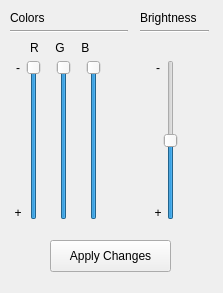
<?xml version="1.0" encoding="UTF-8"?>
<ui version="4.0">
 <class>SecundaryWindow</class>
 <widget class="QWidget" name="SecundaryWindow">
  <property name="windowModality">
   <enum>Qt::NonModal</enum>
  </property>
  <property name="geometry">
   <rect>
    <x>0</x>
    <y>0</y>
    <width>223</width>
    <height>293</height>
   </rect>
  </property>
  <property name="windowTitle">
   <string>Effects</string>
  </property>
  <widget class="QSlider" name="rSlider">
   <property name="geometry">
    <rect>
     <x>23</x>
     <y>60</y>
     <width>22</width>
     <height>160</height>
    </rect>
   </property>
   <property name="maximum">
    <number>255</number>
   </property>
   <property name="pageStep">
    <number>1</number>
   </property>
   <property name="value">
    <number>255</number>
   </property>
   <property name="orientation">
    <enum>Qt::Vertical</enum>
   </property>
  </widget>
  <widget class="QSlider" name="gSlider">
   <property name="geometry">
    <rect>
     <x>53</x>
     <y>60</y>
     <width>22</width>
     <height>160</height>
    </rect>
   </property>
   <property name="maximum">
    <number>255</number>
   </property>
   <property name="pageStep">
    <number>1</number>
   </property>
   <property name="value">
    <number>255</number>
   </property>
   <property name="orientation">
    <enum>Qt::Vertical</enum>
   </property>
  </widget>
  <widget class="QSlider" name="bSlider">
   <property name="geometry">
    <rect>
     <x>83</x>
     <y>60</y>
     <width>22</width>
     <height>160</height>
    </rect>
   </property>
   <property name="maximum">
    <number>255</number>
   </property>
   <property name="pageStep">
    <number>1</number>
   </property>
   <property name="value">
    <number>255</number>
   </property>
   <property name="orientation">
    <enum>Qt::Vertical</enum>
   </property>
  </widget>
  <widget class="QLabel" name="RGBlabel">
   <property name="geometry">
    <rect>
     <x>30</x>
     <y>40</y>
     <width>81</width>
     <height>16</height>
    </rect>
   </property>
   <property name="text">
    <string>R     G     B</string>
   </property>
  </widget>
  <widget class="QPushButton" name="applyChanges">
   <property name="geometry">
    <rect>
     <x>50</x>
     <y>240</y>
     <width>121</width>
     <height>32</height>
    </rect>
   </property>
   <property name="text">
    <string>Apply Changes</string>
   </property>
  </widget>
  <widget class="QLabel" name="labelLess">
   <property name="geometry">
    <rect>
     <x>10</x>
     <y>60</y>
     <width>16</width>
     <height>16</height>
    </rect>
   </property>
   <property name="text">
    <string>-</string>
   </property>
   <property name="alignment">
    <set>Qt::AlignCenter</set>
   </property>
  </widget>
  <widget class="QLabel" name="labelMore">
   <property name="geometry">
    <rect>
     <x>10</x>
     <y>205</y>
     <width>16</width>
     <height>16</height>
    </rect>
   </property>
   <property name="text">
    <string>+</string>
   </property>
   <property name="alignment">
    <set>Qt::AlignCenter</set>
   </property>
  </widget>
  <widget class="QLabel" name="labelColors">
   <property name="geometry">
    <rect>
     <x>10</x>
     <y>10</y>
     <width>62</width>
     <height>16</height>
    </rect>
   </property>
   <property name="text">
    <string>Colors</string>
   </property>
  </widget>
  <widget class="Line" name="line">
   <property name="geometry">
    <rect>
     <x>10</x>
     <y>30</y>
     <width>118</width>
     <height>3</height>
    </rect>
   </property>
   <property name="orientation">
    <enum>Qt::Horizontal</enum>
   </property>
  </widget>
  <widget class="QSlider" name="brightnessSlider">
   <property name="geometry">
    <rect>
     <x>160</x>
     <y>60</y>
     <width>22</width>
     <height>160</height>
    </rect>
   </property>
   <property name="maximum">
    <number>255</number>
   </property>
   <property name="pageStep">
    <number>1</number>
   </property>
   <property name="value">
    <number>127</number>
   </property>
   <property name="orientation">
    <enum>Qt::Vertical</enum>
   </property>
  </widget>
  <widget class="QLabel" name="labelBrightness">
   <property name="geometry">
    <rect>
     <x>140</x>
     <y>10</y>
     <width>71</width>
     <height>16</height>
    </rect>
   </property>
   <property name="text">
    <string>Brightness</string>
   </property>
  </widget>
  <widget class="Line" name="line_2">
   <property name="geometry">
    <rect>
     <x>140</x>
     <y>30</y>
     <width>69</width>
     <height>3</height>
    </rect>
   </property>
   <property name="orientation">
    <enum>Qt::Horizontal</enum>
   </property>
  </widget>
  <widget class="QLabel" name="labelLess_2">
   <property name="geometry">
    <rect>
     <x>150</x>
     <y>60</y>
     <width>16</width>
     <height>16</height>
    </rect>
   </property>
   <property name="text">
    <string>-</string>
   </property>
   <property name="alignment">
    <set>Qt::AlignCenter</set>
   </property>
  </widget>
  <widget class="QLabel" name="labelMore_2">
   <property name="geometry">
    <rect>
     <x>150</x>
     <y>205</y>
     <width>16</width>
     <height>16</height>
    </rect>
   </property>
   <property name="text">
    <string>+</string>
   </property>
   <property name="alignment">
    <set>Qt::AlignCenter</set>
   </property>
  </widget>
 </widget>
 <resources/>
 <connections/>
</ui>
